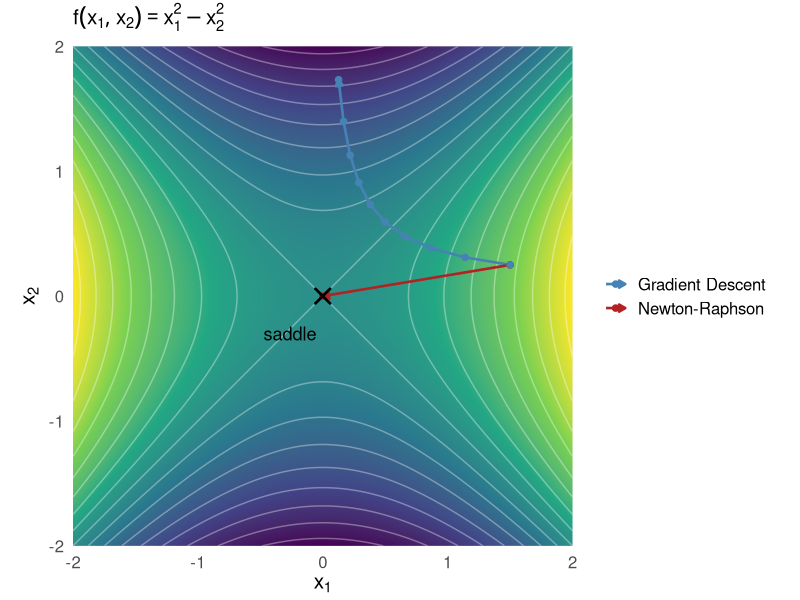
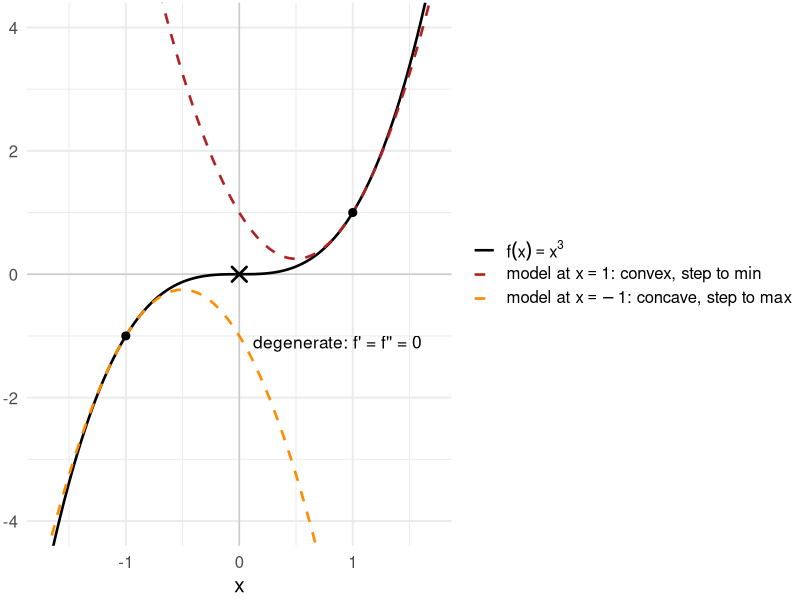

Source code (R) for these figures, in order:
# Used in: slides/05-multivariate-second-order/slides-multivar-second-order-1b-limitations.tex
#
# Saddle-point problem of Newton-Raphson (Aggarwal Ch. 5.6.2).
#
# NR_saddle_2d.png: the 2d saddle f(x1, x2) = x1^2 - x2^2 with H = diag(2, -2).
#   Newton-Raphson solves grad f = 0 and therefore jumps onto the saddle at the
#   origin in a single step from any starting point (f is quadratic, so the
#   quadratic model is exact). Gradient descent is repelled along the negative
#   curvature direction x2 and escapes.
# NR_saddle_1d.png: the 1d inflection point of the cubic f(x) = x^3. The second-order
#   Taylor model is an upright bowl at x = 1 and an inverted bowl at x = -1, so
#   the Newton step points towards a minimum in one case and towards a maximum
#   in the other. At x = 0 both f' and f'' vanish and the update becomes 0/0.

library(ggplot2)

method_colors = c("Newton-Raphson" = "firebrick", "Gradient Descent" = "steelblue")

# ---------------------------------------------------------------------------
# 2d saddle
# ---------------------------------------------------------------------------

f_saddle = function(x1, x2) x1^2 - x2^2

grid = expand.grid(
  x1 = seq(-2, 2, length.out = 300),
  x2 = seq(-2, 2, length.out = 300)
)
grid$z = f_saddle(grid$x1, grid$x2)

x_start = c(1.5, 0.25)

# Gradient descent: x1 shrinks, x2 grows in absolute value -> escapes saddle
lr = 0.12
gd_path = matrix(NA_real_, nrow = 13L, ncol = 2L)
gd_path[1L, ] = x_start
for (t in seq_len(nrow(gd_path) - 1L)) {
  x = gd_path[t, ]
  gd_path[t + 1L, ] = x - lr * c(2 * x[1L], -2 * x[2L])
}
gd_path = as.data.frame(gd_path)
names(gd_path) = c("x1", "x2")
gd_path$method = "Gradient Descent"
gd_path = gd_path[abs(gd_path$x1) <= 2 & abs(gd_path$x2) <= 2, ]

# Newton-Raphson: d = -H^{-1} grad f = -(x1, x2) -> lands on the saddle
nr_path = data.frame(
  x1 = c(x_start[1L], 0),
  x2 = c(x_start[2L], 0),
  method = "Newton-Raphson"
)

paths = rbind(nr_path, gd_path)

saddle_plot = ggplot(grid, aes(x = x1, y = x2)) +
  geom_raster(aes(fill = z), interpolate = TRUE) +
  geom_contour(aes(z = z), colour = "white", alpha = 0.35, bins = 18) +
  geom_path(
    data = paths,
    aes(colour = method),
    linewidth = 0.9,
    arrow = arrow(length = unit(0.18, "cm"), type = "closed")
  ) +
  geom_point(data = paths, aes(colour = method), size = 1.9) +
  annotate("point", x = 0, y = 0, shape = 4, size = 4, stroke = 1.4, colour = "black") +
  annotate("text", x = -0.05, y = -0.3, label = "saddle", hjust = 1, size = 4.6) +
  scale_fill_viridis_c(option = "viridis", guide = "none") +
  scale_colour_manual(values = method_colors, name = NULL) +
  coord_fixed(xlim = c(-2, 2), ylim = c(-2, 2), expand = FALSE) +
  labs(
    subtitle = expression(f(x[1], x[2]) == x[1]^2 - x[2]^2),
    x = expression(x[1]),
    y = expression(x[2])
  ) +
  theme_minimal(base_size = 15) +
  theme(legend.position = "right", plot.margin = margin(2, 2, 2, 2))

ggsave(
  filename = "../figure/NR_saddle_2d.png",
  plot = saddle_plot,
  width = 7.4,
  height = 4.2,
  dpi = 300
)

# ---------------------------------------------------------------------------
# 1d inflection point of f(x) = x^3
# ---------------------------------------------------------------------------

f_cubic = function(x) x^3
# 2nd order Taylor models at x = 1 (upright bowl) and x = -1 (inverted bowl)
model_at_pos = function(x) 3 * x^2 - 3 * x + 1
model_at_neg = function(x) -3 * x^2 - 3 * x - 1

xs = seq(-1.7, 1.7, length.out = 400)
curve_levels = c("f", "model_pos", "model_neg")
# plotmath labels so the legend shows x^3 and x = -1 rather than literal "x^3"
curve_labels = expression(
  f(x) == x^3,
  paste("model at ", x == 1, ": convex, step to min"),
  paste("model at ", x == -1, ": concave, step to max")
)

curves = rbind(
  data.frame(x = xs, y = f_cubic(xs), which = "f"),
  data.frame(x = xs, y = model_at_pos(xs), which = "model_pos"),
  data.frame(x = xs, y = model_at_neg(xs), which = "model_neg")
)
curves$which = factor(curves$which, levels = curve_levels)

expansion_points = data.frame(x = c(1, -1), y = f_cubic(c(1, -1)))

taylor_plot = ggplot(curves, aes(x = x, y = y, colour = which, linetype = which)) +
  geom_hline(yintercept = 0, colour = "grey80") +
  geom_vline(xintercept = 0, colour = "grey80") +
  geom_line(linewidth = 0.9) +
  geom_point(data = expansion_points, aes(x = x, y = y), inherit.aes = FALSE, size = 2.4) +
  annotate("point", x = 0, y = 0, shape = 4, size = 4, stroke = 1.4, colour = "black") +
  annotate("text", x = 0.12, y = -1.1, label = "degenerate: f' = f'' = 0", hjust = 0, size = 4.4) +
  scale_colour_manual(
    values = c(f = "black", model_pos = "firebrick", model_neg = "darkorange"),
    labels = curve_labels,
    name = NULL
  ) +
  scale_linetype_manual(
    values = c(f = "solid", model_pos = "dashed", model_neg = "dashed"),
    labels = curve_labels,
    name = NULL
  ) +
  coord_cartesian(ylim = c(-4, 4)) +
  labs(x = "x", y = NULL) +
  theme_minimal(base_size = 15) +
  theme(
    legend.position = "right",
    legend.text = element_text(size = 12),
    legend.margin = margin(0, 0, 0, 0),
    plot.margin = margin(2, 6, 2, 2)
  )

ggsave(
  filename = "../figure/NR_saddle_1d.png",
  plot = taylor_plot,
  width = 7.4,
  height = 4.2,
  dpi = 300
)
